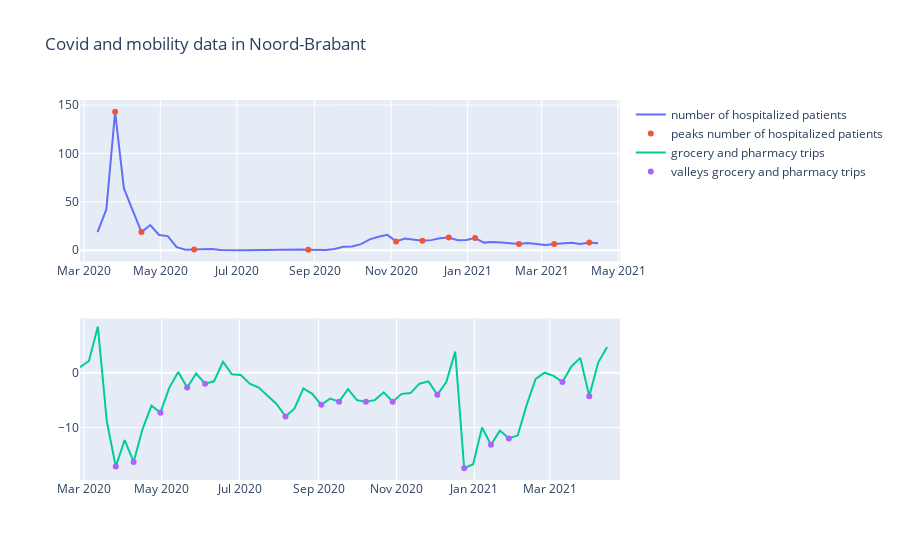

This figure's notebook cell:
### Markdown cell above
Although I don't think it'll add much, I will show plots of the two activities below, also to verify the found results As mentioned, they are not in the same plot because of the different units.

### Code cell
# Two different graphs as the units are different, but in a subplot
fig_3 = make_subplots(rows=2,cols=1)

x1 = df_full_province_2['date']
y1 = df_full_province_2[activity_3]
x2 = df_max_2['date']
y2 = df_max_2[activity_3]
x3 = df_full_province_1['date']
y3 = df_full_province_1[activity_2]
x4 = df_min_1['date']
y4 = df_min_1[activity_2]

fig_3.append_trace(go.Scatter(x=x1,y=y1,name=activity_3),row=1,col=1)
fig_3.append_trace(go.Scatter(x=x2,y=y2,mode='markers',name='peaks ' + activity_3),row=1,col=1)
fig_3.append_trace(go.Scatter(x=x3,y=y3,name=activity_2),row=2,col=1)
fig_3.append_trace(go.Scatter(x=x4,y=y4,mode='markers',name='valleys ' + activity_2),row=2,col=1)

fig_3.update_layout(title='Covid and mobility data in ' + province_1)

fig_3.show()
